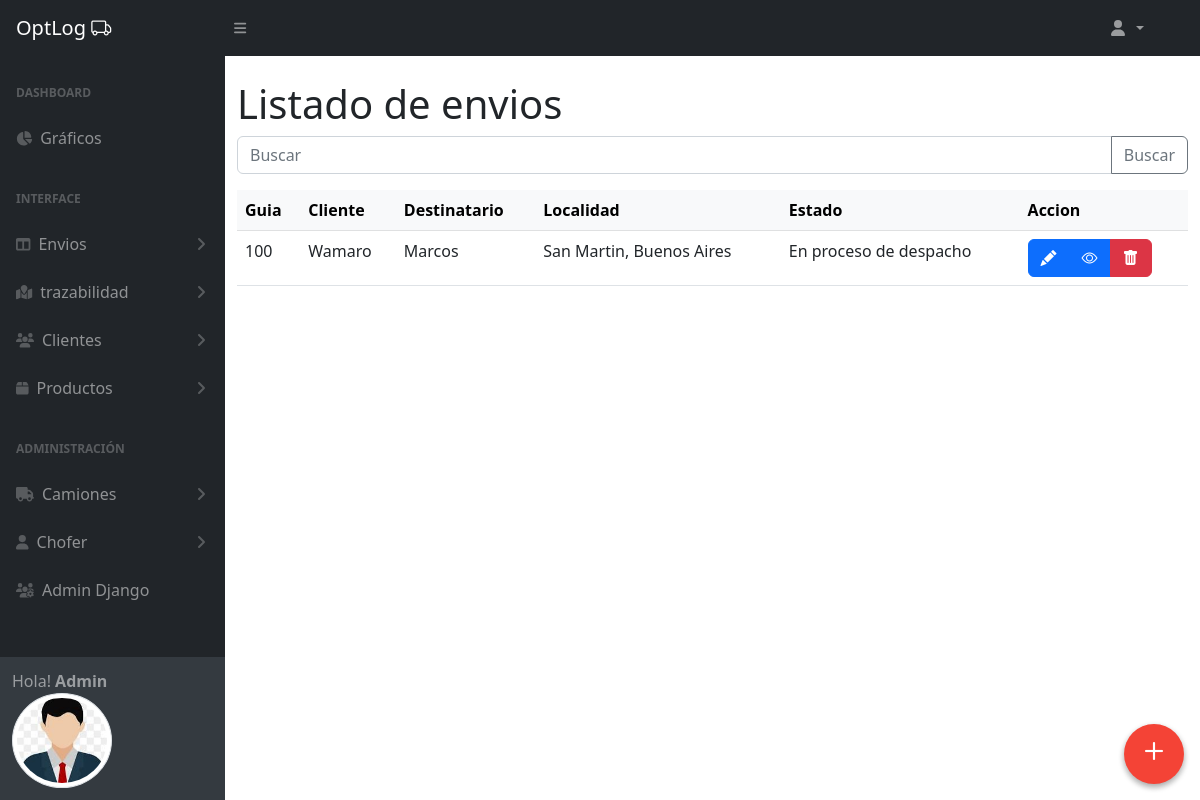
/envios/ (signed in), run on an earlier commit of the app's database.
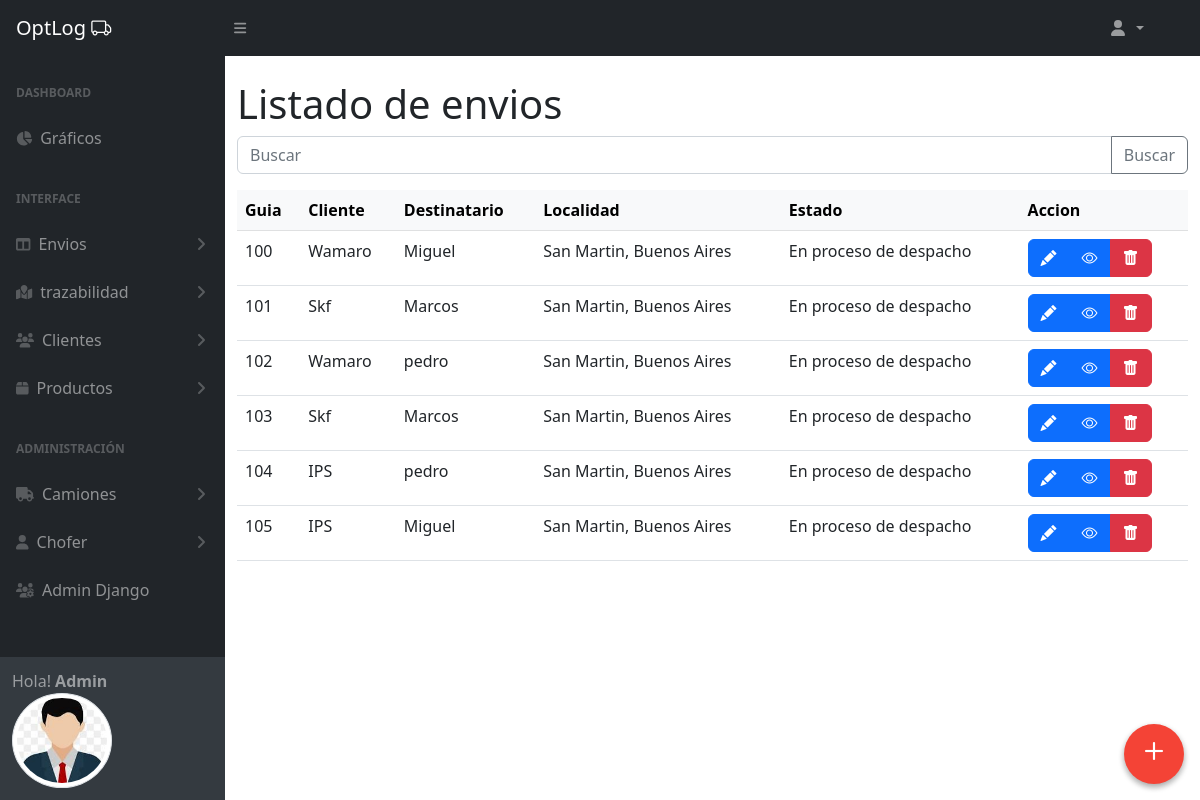
And on a later commit of the database.
### envios/models.py (models this page shows, shortened)
class Envio(models.Model):
    guia = models.PositiveIntegerField(unique=True, editable=False)
    cliente = models.ForeignKey(Cliente, on_delete=models.CASCADE, related_name='envios')
    productos = models.ManyToManyField(Producto, through='ProductoEnvio')
    destinatario_nombre = models.CharField(max_length=255)
    destinatario_direccion = models.CharField(max_length=255)
    destinatario_telefono = models.CharField(max_length=20)
    destinatario_email = models.EmailField(null=True, blank=True)
    destinatario_localidad = models.ForeignKey(Localidad, on_delete=models.SET_NULL, null=True)
    fecha_creacion = models.DateTimeField(auto_now_add=True)
    anula = models.BooleanField(default=False)
    usuario = models.ForeignKey(User, on_delete=models.SET_NULL, null=True, blank=True, editable=False)
    class Meta:
        verbose_name = 'Envío'
        verbose_name_plural = 'Envios'

### clientes/models.py (models this page shows)
class Cliente(models.Model):
    nombre = models.CharField(max_length=255)
    direccion = models.CharField(max_length=255)
    telefono = models.CharField(max_length=20)
    email = models.EmailField(null=True, blank=True)
    localidad = models.ForeignKey('miscelaneas.Localidad', on_delete=models.SET_NULL, null=True)
    def __str__(self):
        return self.nombre
    class Meta:
        verbose_name = 'Cliente'
        verbose_name_plural = 'Clientes'

### miscelaneas/models.py (models this page shows)
class Localidad(models.Model):
    localidad = models.CharField(max_length=100)
    provincia = models.ForeignKey(Provincia, on_delete=models.CASCADE)
    def __str__(self):
        return f"{self.localidad}, {self.provincia}"
    class Meta:
        verbose_name = 'Localidad'
        verbose_name_plural = 'Localidades'

class Provincia(models.Model):
    nombre = models.CharField(max_length=100)
    def __str__(self):
        return self.nombre

### tracking/models.py (models this page shows, shortened)
class Tracking(models.Model):
    ESTADOS_ENVIO = [
        ('en_proceso_despacho', 'En proceso de despacho'),
        ('asignado_recorrido', 'Asignado a recorrido'),
        ('en_transito', 'En tránsito'),
        ('entregado', 'Entregado'),
        ('rechazado', 'Rechazado'),
    ]
    envio = models.ForeignKey('envios.Envio', on_delete=models.CASCADE, related_name='tracking')
    estado = models.CharField(max_length=50, choices=ESTADOS_ENVIO, default='en_proceso_despacho')
    detalle = models.CharField(max_length=255, null=True, blank=True)
    fecha_actualizacion = models.DateTimeField(auto_now_add=True)
    usuario = models.ForeignKey(User, on_delete=models.SET_NULL, null=True)
    class Meta:
        verbose_name = 'Tracking'
        verbose_name_plural = 'Trackings'

### envios/views.py (the view)
# urls.py: path('', EnvioListView.as_view(), name='envios_list'),
class EnvioListView(LoginRequiredMixin, ListView):
    model = Envio
    template_name = 'envios/envios_list.html'
    context_object_name = 'envios'
    def get_queryset(self):
        query = self.request.GET.get('q')
        queryset = super().get_queryset()
        if query:
            queryset = queryset.filter(
                Q(guia__icontains=query) |
                Q(cliente__nombre__icontains=query) |
                Q(destinatario_nombre__icontains=query)
            )
        return queryset

### envios/templates/envios/envios_list.html (shortened to what this page needs)
{% extends 'core/base_admin.html' %}
{% block main %}
<div class="container mt-4">
  <h1 class="title">Listado de envios</h1>
  <form action="{% url 'envios:envios_list' %}" method="get">
    <div class="input-group mb-3">
     <input type="text" class="form-control" placeholder="Buscar"  name="q">
     <button class="btn btn-outline-secondary" type="submit" id="button-addon2">Buscar</button>
   </div>
  </form>
        <table class="table table-hover">
            <thead class="table-light">
                <tr>
                    <th>Guia</th>
                    <th>Cliente</th>
                    <th>Destinatario</th>
                    <th>Localidad</th>
                    <th>Estado</th>
                    <th>Accion</th>
                </tr>
            </thead>
            <tbody>
                {% for object in object_list %}
                <tr>
                    <td>{{object.guia}}</td>
                    <td>{{object.cliente | capfirst}}</td>
                    <td>{{object.destinatario_nombre}}</td>
                    <td>{{object.destinatario_localidad}}</td>
                    <td> {{ object.tracking.last.get_estado_display }}</td>
                    <td>
                        <div class="btn-group" role="group" aria-label="Basic example">
                          <a href="{% url 'envios:envio_edit' object.id %}" type="button" class="btn btn-primary"><i class="bi-pencil-fill"></i></a>
                          <a href="{% url 'envios:envio_detail' object.id %}" type="button" class="btn btn-primary"><i class="bi-eye"></i></a>
                          <button type="button" class="btn btn-danger" data-bs-toggle="modal" data-bs-target="#deleteModal" data-delete-url="{% url 'envios:envio_delete' object.id %}" data-delete-name="{{ object.nombre }}, {{ object.apellido }}">
                            <i class="bi-trash-fill"></i>
                          </button>
                        </div>
                      </td>
                </tr>
                {% empty %}
                <p>No hay registros</p>
                {% endfor %}
            </tbody>
        </table>
    </div>
    <a href="{% url 'envios:envio_create' %} ">
      <div class="to-top">
        <i class="bi-plus"></i>
      </div>
    </a>
    {% endblock main %}

What changed in the data, as far as the page shows it:
changed Envio (number 1 of 6 on the later page): destinatario_nombre "Marcos" → "Miguel"
added Envio: guia "101", cliente "Skf", destinatario_nombre "Marcos", destinatario_localidad "San Martin, Buenos Aires", tracking.last.estado "En proceso de despacho"
added Envio: guia "102", cliente "Wamaro", destinatario_nombre "pedro", destinatario_localidad "San Martin, Buenos Aires", tracking.last.estado "En proceso de despacho"
added Envio: guia "103", cliente "Skf", destinatario_nombre "Marcos", destinatario_localidad "San Martin, Buenos Aires", tracking.last.estado "En proceso de despacho"
added Envio: guia "104", cliente "IPS", destinatario_nombre "pedro", destinatario_localidad "San Martin, Buenos Aires", tracking.last.estado "En proceso de despacho"
added Envio: guia "105", cliente "IPS", destinatario_nombre "Miguel", destinatario_localidad "San Martin, Buenos Aires", tracking.last.estado "En proceso de despacho"
